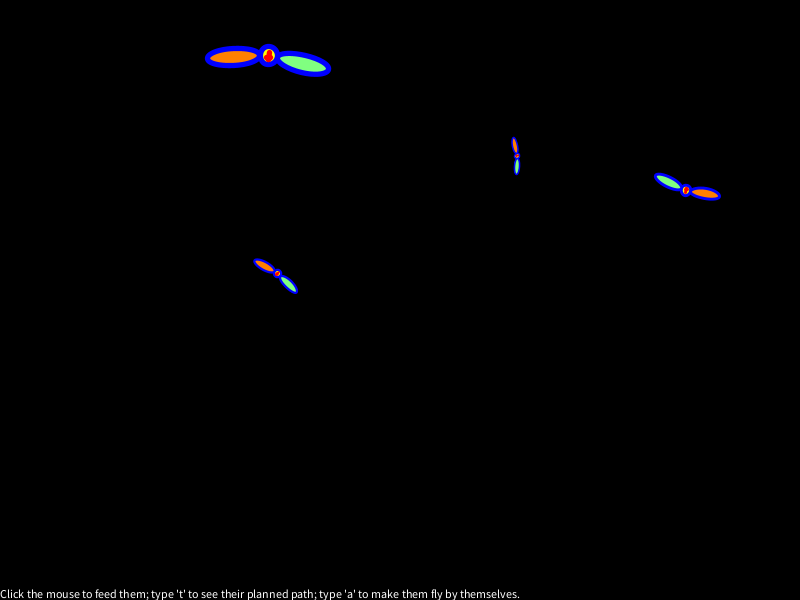
Frame 1 (no input)
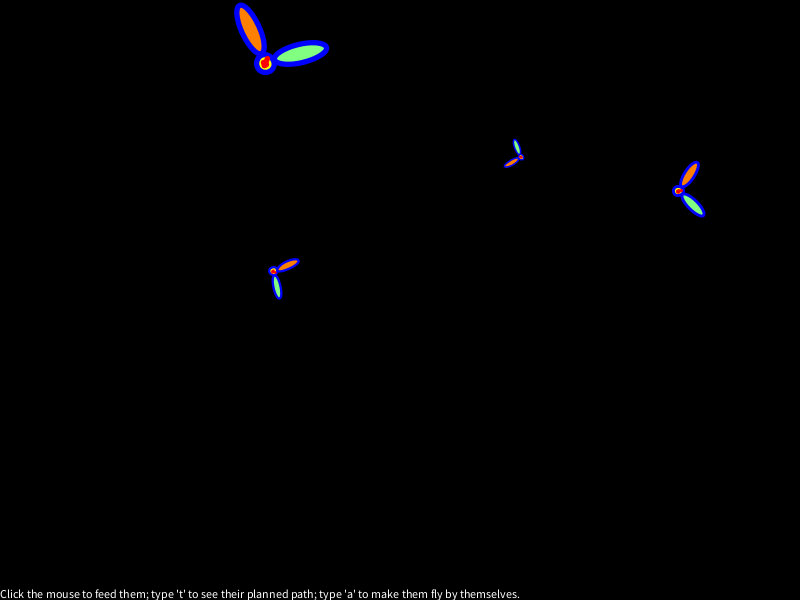
Frame 60 (the mouse pressed at the canvas centre just before this capture)
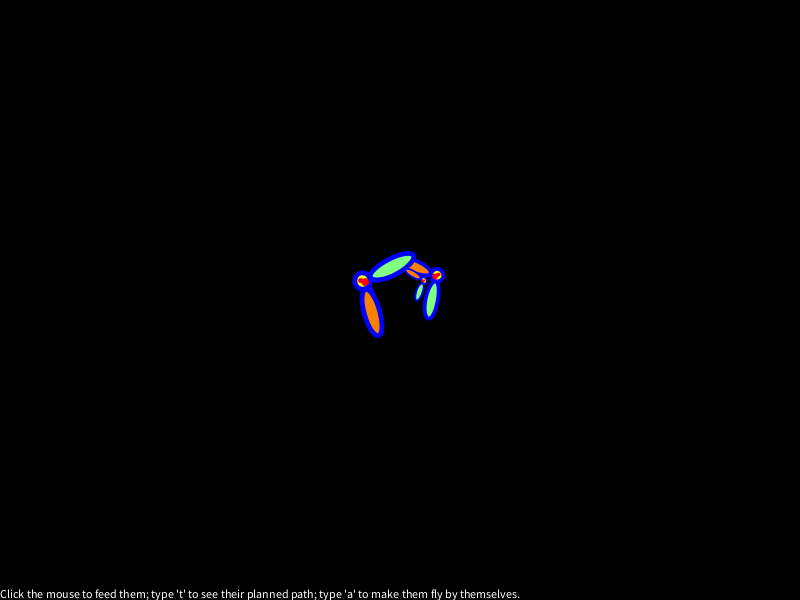
Frame 120 (the mouse held since frame 60 and released just before this capture)

The Processing sketch that drew these frames (run headless with seeded random() and noise(); from frame 60 on, the mouse is pressed at the canvas centre):

// Processing sketch: processing_138115
// ── processing_138115.pde

class Spline { 
  public Spline(double pos, double tdx, double tdx2) {
    this.tdx = tdx;
    this.tdx2 = tdx2;
    for (int i = 0; i < polysz; ++i) coefficients[i] = 0;
    coefficients[0] = pos;
  }
  
  public void reposition(double t, double dst) {
    double src = interpolate(t);
    double dx = deriv(t);
    double dx2 = deriv2(t);
    
    coefficients[0] = src;
    coefficients[1] = dx;
    coefficients[2] = dx2 / 2.;
    coefficients[3] = (99 * dst - 48 * dx - 9 * dx2 - 99 * src - 22 * tdx + 15 * tdx2) / 4.;
    coefficients[4] = (-1083 * dst + 468 * dx + 66 * dx2 + 1083 * src + 162 * tdx - 208 * tdx2) / 16.;
    coefficients[5] = 3 * (411 * dst - 167 * dx - 3 * (7 * dx2 + 137 * src + 5 * tdx - 31 * tdx2)) / 16.;
    coefficients[6] = (-713 * dst + 279 * dx + 33 * dx2 + 713 * src - 69 * tdx - 181 * tdx2) / 16.;
    coefficients[7] = (207 * dst - 79 * dx - 9 * dx2 - 207 * src + 49 * tdx + 57 * tdx2) / 16.;
    coefficients[8] = (-24 * dst + 9 * dx + dx2 + 24 * src - 9 * tdx - 7 * tdx2) / 16.;
  }

  public double interpolate(double t) {
    double s = 0.0;
    for (int i = 0; i < polysz; ++i) s += coefficients[i] * Math.pow(t,i);
    return(s);
  }
  public double deriv(double t) {
    double s = 0.0;
    for (int i = 1; i < polysz; ++i) s += i * coefficients[i] * Math.pow(t,(i-1));
    return(s);
  } 
  public double deriv2(double t) {
    double s = 0.0;
    for (int i = 2; i < polysz; ++i) s += (i*(i-1)) * coefficients[i] * Math.pow(t,(i-2));
    return(s);
  } 
  
  int polysz = 9;
  double coefficients[] = new double[polysz];
  double tdx, tdx2;
}

float fly_zlo = 0.2;
float fly_zhi = 2.0;
class Fly {
  public Fly(double x, double y, double z, float speed, float orientation) {
    this.t = 0;
    this.speed = speed;
    this.wingphase = 0;
    this.orientation = orientation;
    this.xspline = new Spline(x,0,0);
    this.yspline = new Spline(y,0,0);
    this.zspline = new Spline(z,0,0);
  }

  void reorient(double mx, double my) {
    reorient(mx, my, zspline.interpolate(t));
  }

  void reorient(double mx, double my, double mz) {
    this.xspline.reposition(t, mx);
    this.yspline.reposition(t, my);
    this.zspline.reposition(t, mz);
    t = 0;
  }
  
  void draw() {
    /* 100 means fly right to the destination. */
    t = t + speed/100.;
    if ((!auto) && (t > 1.0)) t = 1.0;
    else if ((auto) && (t > 0.5)) {
      float xtarg = random(0,width);
      float ytarg = random(0,height);
      float ztarg = random(fly_zlo, fly_zhi);
      this.reorient(xtarg, ytarg, ztarg);
    }
    
    float x = (float)xspline.interpolate(t);
    float y = (float)yspline.interpolate(t);
    float z = (float)zspline.interpolate(t);
    
    if (track) {
      double ss = 0.01;
      float tracklength = 2.0;
      for (double tt = ss; tt < tracklength; tt += ss) {
         float sx = (float)xspline.interpolate(tt-ss);
         float sy = (float)yspline.interpolate(tt-ss);
         float dx = (float)xspline.interpolate(tt);
         float dy = (float)yspline.interpolate(tt);
         strokeWeight(1);
         stroke(#ffffff);
         fill(#ffffff);
         line(sx, sy, dx, dy);

/*         
         line(
           map((float)(tt-ss),0,tracklength,0,width), map(sx, 0, width, 0, height/3),
           map((float)(tt   ),0,tracklength,0,width), map(dx, 0, width, 0, height/3)
         );

         line(
           map((float)(tt-ss),0,tracklength,0,width), map(sy, 0, height, height*2/3, height),
           map((float)(tt   ),0,tracklength,0,width), map(dy, 0, height, height*2/3, height)
         );
*/
      }
/*
      strokeWeight(5);
      stroke(#ff0000);
      fill(#ff0000);
      point(map(t   ,0,tracklength,0,width), map(x, 0, width, 0, height/3));
      point(map(t   ,0,tracklength,0,width), map(y, 0, height, height*2/3, height));
 */
    }
    
    float dxdt = (float)xspline.deriv(t);
    float dydt = (float)yspline.deriv(t);
    double epsilon = 0.01; 
    if ((!
      ((-epsilon <= dxdt) && (dxdt <= epsilon) && (-epsilon <= dydt) && (dydt <= epsilon)) 
    )) {
      orientation = atan2(-dxdt, dydt);
    }
    wingphase += 10;
    float wingtheta = 45.0 * sin(radians(wingphase));
    pushMatrix();
    translate(x, y);
    rotate(orientation);
    scale(1/z);
    
    strokeWeight(3);
    stroke(#0000ff);
    fill(#ffff00);
    int bodysz = 5;
    ellipse(0,-sin(radians(wingphase)),bodysz*2,bodysz*2);
    stroke(#ff0000);
    line(0,-2,0,2);
    line(1,1,0,2);
    line(0,2,-1,1);
    stroke(#0000ff);
    pushMatrix();
    fill(#80ff80);
    int wingsz = 15;
    rotate(radians(wingtheta));
    ellipse(wingsz+bodysz,0,2*wingsz, 2*bodysz);
    popMatrix();
    pushMatrix();
    fill(#ff8000);
    rotate(radians(180-wingtheta));
    ellipse(wingsz+bodysz,0,2*wingsz, 2*bodysz);
    popMatrix();
    
    popMatrix();
  }

  float orientation;  
  float wingphase;
  float t;
  float speed;
  Spline xspline;
  Spline yspline;
  Spline zspline;
  boolean track = false;
  boolean auto = true;
}


int num_flies = 4;
Fly flies[] = null;
Float lastx = null;
Float lasty = null;
void setup() {
  size(800,600);
  flies = new Fly[num_flies];
  for (int i = 0; i < num_flies; ++i) {
    flies[i] = new Fly(random(0,width),random(0,height),random(fly_zlo, fly_zhi),1,random(0,TWO_PI));
  }
}

void draw() {
  background(#000000);
  textAlign(LEFT, BOTTOM);
  stroke(#ffffff);
  fill(#ffffff);
  text("Click the mouse to feed them; type 't' to see their planned path; type 'a' to make them fly by themselves.", 0, height);
  for (Fly f : flies) f.draw();
}

void mouseDragged() {
  for (Fly f : flies) f.reorient(mouseX + random(-10,10), mouseY + random(-10,10), random(fly_zlo, fly_zhi));
}

void mousePressed() {
  for (Fly f : flies) f.reorient(mouseX + random(-10,10), mouseY + random(-10,10), random(fly_zlo, fly_zhi));
}

void keyPressed() {
  if (key == 't') { for (Fly f: flies) f.track = !f.track; }
  if (key == 'a') { for (Fly f: flies) f.auto = !f.auto; }
}
